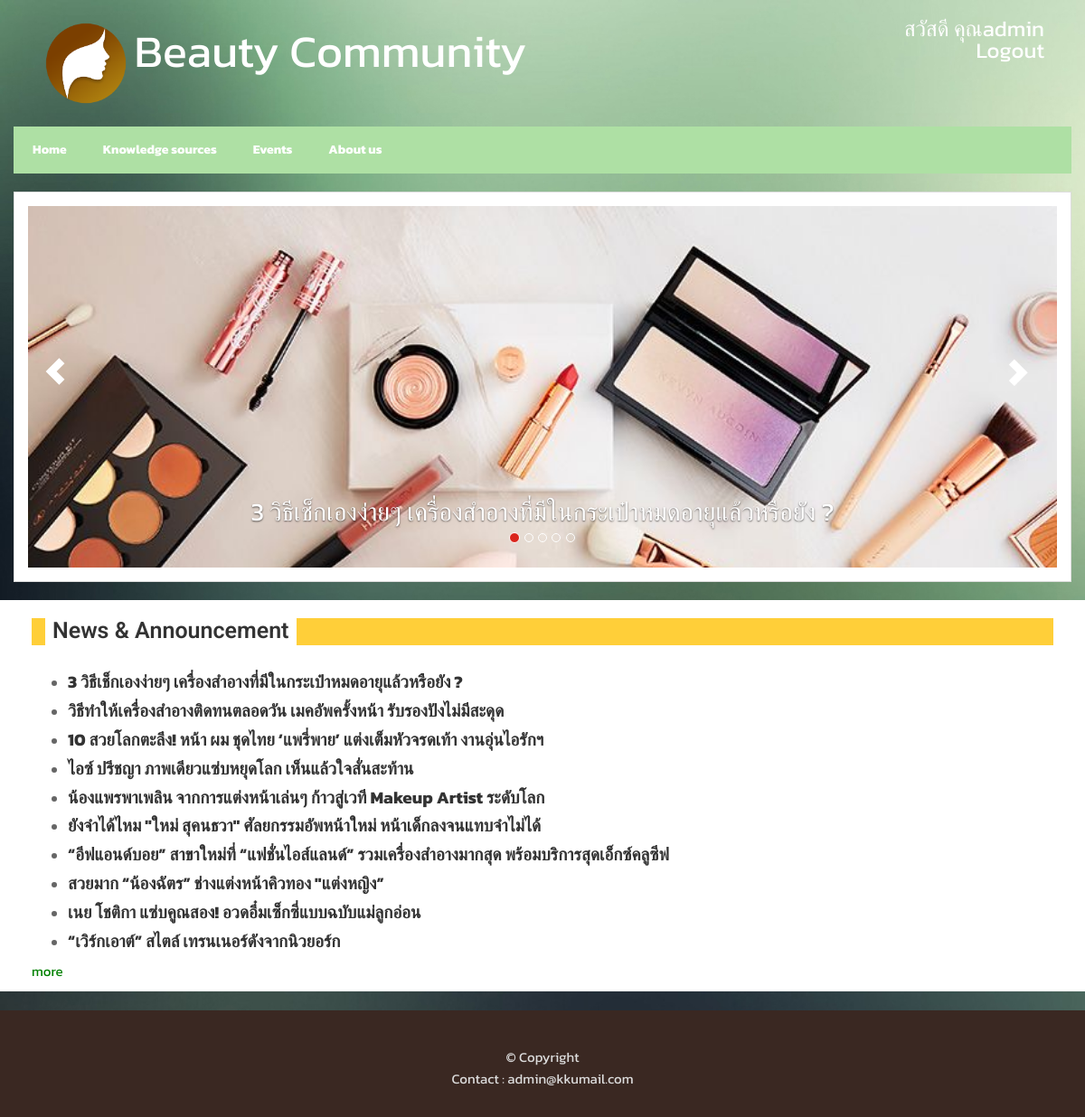
Screenshot of / (signed in) with the database file from the repository.
### tables this page shows
CREATE TABLE `img_news` (
  `imgNo` int(10) NOT NULL,
  `imgName` varchar(50) NOT NULL,
  `news_id` int(10) NOT NULL
);

CREATE TABLE `beauty_community` (
  `news_id` int(10) NOT NULL,
  `topic` varchar(999) NOT NULL,
  `news_detail` varchar(9999) NOT NULL,
  `date` date NOT NULL
);

### index.php (the view, shortened to what this page needs)
<?php
    include "connect.php";
            function make_query($pdo)
            {
             $result = $pdo->query("SELECT beauty_community.news_id,topic,imgNO,imgName FROM beauty_community,img_news
                                    WHERE beauty_community.news_id = img_news.news_id  ORDER BY news_id DESC");
             return $result;
            }
                function make_slides($pdo)
            {
             $output = '';
             $count = 0;
             $result = make_query($pdo);
            $id = 0;
             while($row = $result->fetch())
             {
                 if($id != $row["news_id"]){
              if($count == 0)
              {
               $output .= '<div class="item active" style="height: 400px;">';
              }
              else
              {
               $output .= '<div class="item" style="height: 400px;">';
              }
              $output .= "
               <a href='content.php?news_id=".$row["news_id"]."'><img src='News/".$row["imgName"]."' alt='".$row["topic"]."' /></a>
               <div class='carousel-caption' style='font-size:28px;'>".$row["topic"]."
                          </div>
              </div>
              ";
                   $count = $count + 1;
                 }
                  $id = $row["news_id"];
              if($count == 5){
                  break;
              }
             }
             return $output;
            }
?>
<!DOCTYPE html>
<html>
<head>
  <link rel="stylesheet" href="css/bootstrap.min.css" type="text/css">
  <link href="owl-carousel/owl.carousel.css" rel="stylesheet">
  <link href="owl-carousel/owl.theme.css" rel="stylesheet">
  <link rel="stylesheet" href="css/style.css">
  <link rel="stylesheet" href="css/modal.css">
  <link href="css/bootstrap-datetimepicker.min.css" rel="stylesheet" media="screen">
  <link rel="stylesheet" href="font-awesome-4.4.0/css/font-awesome.min.css" type="text/css">
</head>
<body>
 <header style="margin-top:20px;">
   <div class="container">
       <div class="col-md-10">
             <img src="beauty-logo.png" height="100px" width="100px">
            <div class="logo" style="display:inline; color:white;"><span style="font-size:50px;">Beauty Community</span></div>
       </div>
    <div class="col-md-2" id="rightpanel">
       <?php
        if (isset($_SESSION["username"])) {
            echo "<a href='#' style='float:right;'>สวัสดี คุณ".$_SESSION["username"]."</a><br>";
            echo "<a href='logout.php' style='float:right;'>Logout</a>";
        }else{
            echo "<a href='#' style='float:right;' data-toggle='modal' data-target='#login-modal'>Sign in</a><br>";
            echo "<a href='#' style='float:right;'>Register</a>";
        }
            ?>
       </div>
    </div>
  </header>
  <nav id="menu" class="navbar container" style="background-color:#AEE0A4;">
    <div class="collapse navbar-collapse navbar-ex1-collapse">
      <ul class="nav navbar-nav float-left">
        <li>
          <div class="dropdown show">
   <div class="dropdown">
        <a class="btn btn-secondary dropdown-toggle" href="index.php" role="button" id="dropdownMenuLink" data-toggle="dropdown" aria-haspopup="true" aria-expanded="false">
    Home
  </a>
        </div>
</div>
        </li>
          <li>
           <a class="btn btn-secondary dropdown-toggle" href="#" role="button" id="dropdownMenuLink" data-toggle="dropdown" aria-haspopup="true" aria-expanded="false">
                Knowledge sources
              </a>
          </li>
           <li>
           <a class="btn btn-secondary dropdown-toggle" href="#" role="button" id="dropdownMenuLink" data-toggle="dropdown" aria-haspopup="true" aria-expanded="false">
                Events
              </a>
          </li>
           <li>
           <a class="btn btn-secondary dropdown-toggle" href="#" role="button" id="dropdownMenuLink" data-toggle="dropdown" aria-haspopup="true" aria-expanded="false">
               About us
              </a>
          </li>
      </ul>
    </div>
  </nav>
  <div class="featured container">
    <div class="row">
      <div class="col-sm-12">
        <div id="carousel-example-generic" class="carousel slide" data-ride="carousel" data-interval="5000">
          <ol class="carousel-indicators">
            <li data-target="#carousel-example-generic" data-slide-to="0" class="active"></li>
            <li data-target="#carousel-example-generic" data-slide-to="1"></li>
            <li data-target="#carousel-example-generic" data-slide-to="2"></li>
            <li data-target="#carousel-example-generic" data-slide-to="3"></li>
            <li data-target="#carousel-example-generic" data-slide-to="4"></li>
          </ol>
          <div class="carousel-inner">
               <?php echo make_slides($pdo); ?>
          </div>
          <a class="left carousel-control" href="#carousel-example-generic" data-slide="prev"> <span class="glyphicon glyphicon-chevron-left"></span> </a>
          <a class="right carousel-control" href="#carousel-example-generic" data-slide="next"> <span class="glyphicon glyphicon-chevron-right"></span> </a>
        </div>
      </div>
    </div>
  </div>
  <div id="page-content" class="index-page container">
    <div class="row">
      <div id="main-content">
        <div class="col-md-12">
          <div class="box">
            <div class="box-header header-post">
              <h2 style="height:30px;">News &amp; Announcement</h2>
            </div>
            <div class="box-content">
              <div class="row">
                <div class="col-md-12">
                  <div class="post wrap-vid">
                    <div class="wrapper">
                        <?php
                echo "<ul id='myList'>";
               $result = $pdo->query("SELECT news_id,topic,date FROM beauty_community ORDER BY news_id DESC");
               while($row = $result->fetch()){
                   echo "<li>";
                   echo "<h5 class='vid-name'>";
                   echo "<a href='content.php?news_id=".$row["news_id"]."'>".$row["topic"]."</a>";
                   echo "</h5>";
                   echo "</li>";
               }
                        echo "</ul>";
               ?>
                    <div id="loadMore">more</div>
                    </div>
                  </div>
                  </div>
                </div>
              </div>
            </div>
          </div>
        </div>
      </div>
      <div id="sidebar">
        <div class="col-md-3"></div>
        <div class="col-md-3"></div>
      </div>
    </div>
  <footer style="background-color:#3a2822">
    <div class="copy-right">
      <p>© Copyright
        <br>Contact : admin@kkumail.com </p>
    </div>
  </footer>
</body>
</html>

### css/style.css (style rules this page uses)
body { font-family: 'Ek Mukta', sans-serif;color: #666;background: url(../images/bg2.jpg) fixed ;font-size: 15px;line-height: 1.6em;font-weight: 400; }
html, body { width:100%; padding:0; margin:0; }
html { -webkit-text-size-adjust: none; }
img { max-width:100%; height: auto;width: auto\9; }
h2 { font-size: 36px; }
h5 { font-size: 24px; }
h1,h2,h3,h4,h5,h6 { font-family: 'Roboto', sans-serif;font-weight: 600;color: #111; }
p { margin: 0 0 20px; }
a { color: #7DC314; -webkit-transition: all .2s ease-in-out; -moz-transition: all .2s ease-in-out; transition: all .2s ease-in-out; }
.post:after, .post:before, article:after, article:before, section:after, section:before { clear: both; content: '\0020'; display: block; visibility: hidden; width: 0; height: 0; }
#menu { background-color: #252628;border-radius: 0; }
#menu .navbar-collapse { padding:0; }
#menu ul.nav li a { font-weight: bold;color: #fff;border-radius: 5px;padding: 14px 19px; }
@media (min-width: 768px) { #menu.navbar { padding: 0;height: auto;margin-top: 20px; } }
.carousel-inner img { width: 100%;max-height: 640px; }
.carousel-control { width: 0; }
.carousel-control.left, .carousel-control.right { opacity: 1;filter: alpha(opacity=100);background-image: none;background-repeat: no-repeat;text-shadow: none; }
.carousel-control .glyphicon-chevron-left, .carousel-control .glyphicon-chevron-right, .carousel-control .icon-prev, .carousel-control .icon-next { position: absolute;top: 45%;z-index: 5;display: inline-block; }
.carousel-control .glyphicon-chevron-left, .carousel-control .icon-prev { left: 30px; }
.carousel-control .glyphicon-chevron-right, .carousel-control .icon-next { right: 30px; }
.carousel-indicators .active { background-color: #DA251D; }
.carousel-indicators { bottom: 10px; }
.carousel-inner > .item { margin-left:0;margin-top:0;margin-bottom:0;padding-left: 0;width: 100%;height: auto; }
.carousel-inner > .item > img, .carousel-inner > .item > a > img { display: block;max-width: 100%;height: auto;margin-left:0;padding-left: 0; }
#page-content { padding: 0; }
#page-content.index-page, #page-content.single-page, #page-content.archive-page { margin-top: 20px; }
.featured { background-color: #fff;padding: 15px ;border: 1px solid #ddd; }
.box { background-color: #fff;padding: 20px 20px 10px; }
.box:last-child { padding: 20px 20px 5px; }
.box:after, .box:before { clear: both; content: '\0020'; display: block; visibility: hidden; width: 0; height: 0; }
.box h2 { font-size: 30px;margin:0; }
.box .box-header.header-post { background-color:#FFCF39; margin-bottom: 20px; }
.box .box-header h2 { font-size: 25px;padding: 0px 8px;background-color: #fff;display: inline-block;margin-left: 15px;color: #333; }
.box .box-content { margin-top: 30px; }
.box .box-content a { font-weight: bold;color: #333; }
.vid-name { margin: 0; }
.vid-name a { font-size: 19px;color: #333; }
.post { margin-bottom: 15px; }
.post:after, .post:before { clear: both; content: '\0020'; display: block; visibility: hidden; width: 0; height: 0; }
.post:last-child { margin-bottom: 0; }
.post h5 { margin:0;font-size: 15px; }
.post .wrapper { display: inline-block;text-align: left; }
footer { background-color: #202020;margin-top: 20px;color: #ddd;padding: 20px 0 10px; }
footer .copy-right { text-align: center;padding-top: 20px; }

### index.php (style rules this page uses)
#myList li { display:none; }
#loadMore { color:green; cursor:pointer; }
* { font-family: 'Kanit', sans-serif; }
#rightpanel a { font-size:24px; color: white; }

### rows the page displays
img_news: imgName (picture), news.topic "3 วิธีเช็กเองง่ายๆ เครื่องสำอางที่มีในกระเป๋าหมดอายุแล้วหรือยัง ?"
beauty_community: topic "3 วิธีเช็กเองง่ายๆ เครื่องสำอางที่มีในกระเป๋าหมดอายุแล้วหรือยัง ?"
beauty_community: topic "วิธีทำให้เครื่องสำอางติดทนตลอดวัน เมคอัพครั้งหน้า รับรองปังไม่มีสะดุด"
beauty_community: topic "10 สวยโลกตะลึง! หน้า ผม ชุดไทย ‘แพรี่พาย’ แต่งเต็มหัวจรดเท้า งานอุ่นไอรักฯ"
beauty_community: topic "ไอซ์ ปรีชญา ภาพเดียวแซ่บหยุดโลก เห็นแล้วใจสั่นสะท้าน"
beauty_community: topic "น้องแพรพาเพลิน จากการแต่งหน้าเล่นๆ ก้าวสู่เวที Makeup Artist ระดับโลก"
beauty_community: topic "ยังจำได้ไหม \"ใหม่ สุคนธวา\" ศัลยกรรมอัพหน้าใหม่ หน้าเด็กลงจนแทบจำไม่ได้"
beauty_community: topic "“อีฟแอนด์บอย” สาขาใหม่ที่ “แฟชั่นไอส์แลนด์” รวมเครื่องสำอางมากสุด พร้อมบริการสุดเอ็กซ์คลูซีฟ"
beauty_community: topic "สวยมาก “น้องฉัตร” ช่างแต่งหน้าคิวทอง \"แต่งหญิง”"
beauty_community: topic "เนย โชติกา แซ่บคูณสอง! อวดอึ๋มเซ็กซี่แบบฉบับแม่ลูกอ่อน"
beauty_community: topic "“เวิร์กเอาต์” สไตล์ เทรนเนอร์ดังจากนิวยอร์ก"

### other values shown
$_SESSION["username"] "admin"
